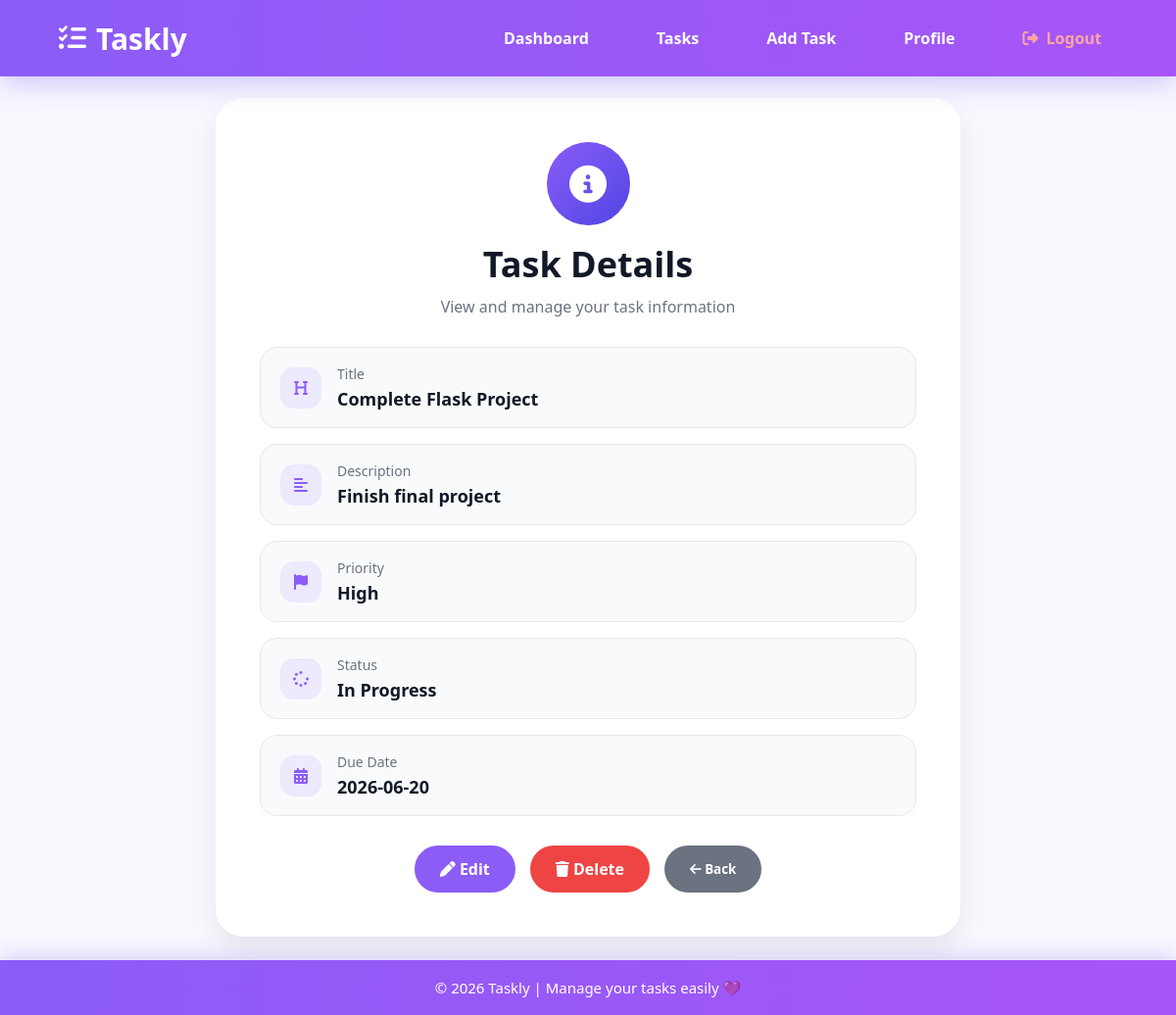
Screenshot of /task-details/1 (signed in) with the database file from the repository.
### tables this page shows
CREATE TABLE tasks (
    id INTEGER PRIMARY KEY AUTOINCREMENT,
    title TEXT NOT NULL,
    description TEXT,
    due_date DATE,
    priority TEXT NOT NULL CHECK(priority IN ('Low', 'Medium', 'High')),
    status TEXT NOT NULL DEFAULT 'In Progress',
    user_id INTEGER NOT NULL, category_id INTEGER,
    FOREIGN KEY (user_id) REFERENCES users(id)
);

### app.py (the view)
@app.route("/task-details/<int:task_id>")
def task_details(task_id):
    if "user_id" not in session:
        return redirect(url_for("login"))
    conn = get_db()
    task = conn.execute(
        "SELECT * FROM tasks WHERE id = ? AND user_id = ?",
        (task_id, session["user_id"])
    ).fetchone()
    conn.close()
    if task is None:
        return "Task not found"
    return render_template("task_details.html", task=task)

### app.py (called while the page is built)
def get_db():
    conn = sqlite3.connect("taskly.db")
    conn.row_factory = sqlite3.Row
    return conn

### templates/task_details.html (shortened to what this page needs)
{% extends "layout.html" %}
{% block content %}
<div class="task-details-card">
    <div class="details-header">
        <div class="details-icon">
            <i class="fa-solid fa-circle-info"></i>
        </div>
        <h1>Task Details</h1>
        <p>View and manage your task information</p>
    </div>
    <div class="details-list">
        <div class="details-row">
            <i class="fa-solid fa-heading"></i>
            <div>
                <span>Title</span>
                <strong>{{ task["title"] }}</strong>
            </div>
        </div>
        <div class="details-row">
            <i class="fa-solid fa-align-left"></i>
            <div>
                <span>Description</span>
                <strong>{{ task["description"] }}</strong>
            </div>
        </div>
        <div class="details-row">
            <i class="fa-solid fa-flag"></i>
            <div>
                <span>Priority</span>
                <strong>{{ task["priority"] }}</strong>
            </div>
        </div>
        <div class="details-row">
            <i class="fa-solid fa-spinner"></i>
            <div>
                <span>Status</span>
                <strong>{{ task["status"] }}</strong>
            </div>
        </div>
        <div class="details-row">
            <i class="fa-solid fa-calendar-days"></i>
            <div>
                <span>Due Date</span>
                <strong>{{ task["due_date"] }}</strong>
            </div>
        </div>
    </div>
    <div class="details-actions">
        <a href="{{ url_for('edit_task', task_id=task['id']) }}" class="details-btn">
            <i class="fa-solid fa-pen"></i> Edit
        </a>
        <a href="{{ url_for('delete_task', task_id=task['id']) }}" class="details-btn delete">
            <i class="fa-solid fa-trash"></i> Delete
        </a>
        <button type="button" onclick="history.back()" class="details-btn back">
            <i class="fa-solid fa-arrow-left"></i> Back
        </button>
    </div>
</div>
{% endblock %}

### static/css/style.css (style rules this page uses)
* { margin: 0; padding: 0; box-sizing: border-box; font-family: "Segoe UI", sans-serif; }
body { min-height: 100svh; display: flex; justify-content: center; align-items: center; background: #faf7ff; padding-top: 100px; padding-bottom: 80px; }
.task-details-card { width: 760px; max-width: 90%; background: white; padding: 45px; border-radius: 28px; box-shadow: 0 12px 30px rgba(0,0,0,.08); }
.details-header { text-align: center; margin-bottom: 30px; }
.details-icon { width: 85px; height: 85px; margin: 0 auto 15px; border-radius: 50%; background: linear-gradient(135deg,#8b5cf6,#4f46e5); color: white; display: flex; align-items: center; justify-content: center; font-size: 38px; }
.details-header h1 { font-size: 36px; color: #111827; }
.details-header p { color: #6b7280; margin-top: 8px; }
.details-list { display: grid; gap: 16px; }
.details-row { display: flex; align-items: center; gap: 16px; background: #f9fafb; border: 1px solid #e5e7eb; padding: 17px 20px; border-radius: 18px; }
.details-row i { width: 42px; height: 42px; border-radius: 14px; background: #ede9fe; color: #8b5cf6; display: flex; align-items: center; justify-content: center; }
.details-row span { display: block; color: #6b7280; font-size: 14px; margin-bottom: 4px; }
.details-row strong { color: #111827; font-size: 18px; }
.details-actions { display: flex; justify-content: center; gap: 15px; margin-top: 30px; flex-wrap: wrap; }
.details-btn { border: none; background: #8b5cf6; color: white; padding: 13px 26px; border-radius: 30px; text-decoration: none; font-weight: bold; cursor: pointer; }
.details-btn.delete { background: #ef4444; }
.details-btn.back { background: #6b7280; }

### rows the page displays
tasks: title "Complete Flask Project", description "Finish final project", priority "High", status "In Progress", due_date "2026-06-20"
